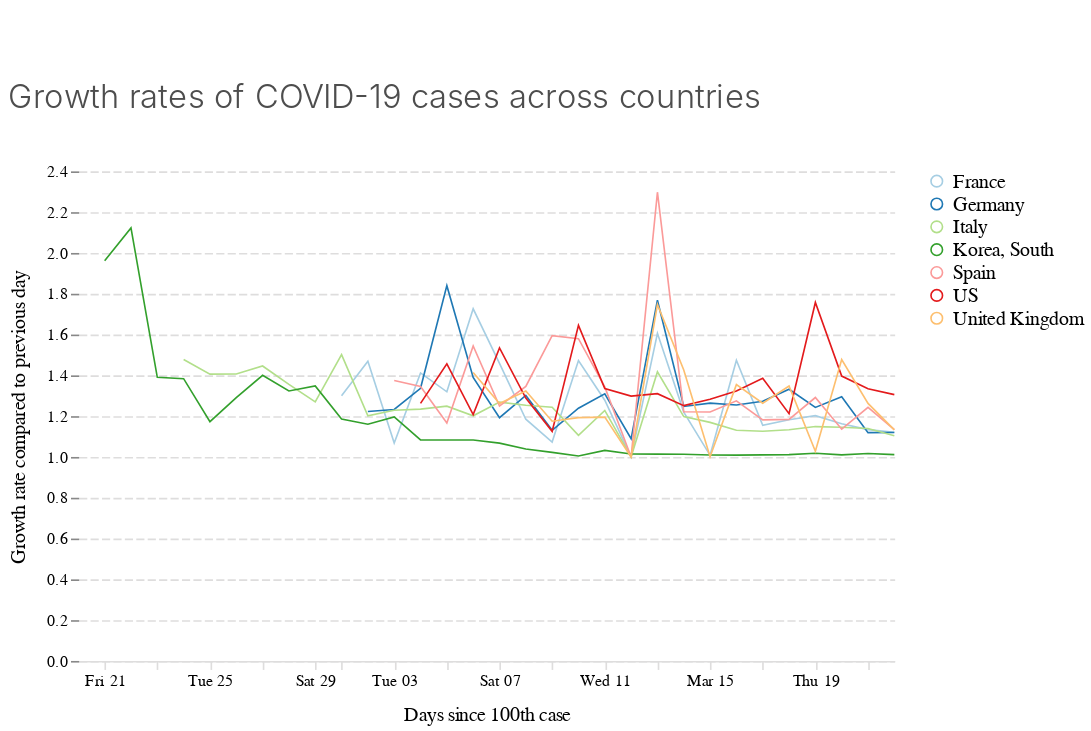

The code cell stored with this chart in its notebook:
### Code cell
chart_growth_rates

### Figure 1 — Vega-Lite specification as saved in the notebook (floating-point values rounded to 4 significant figures; data arrays with more than 128 entries replaced by an {"elided": "..."} marker saying what was removed)
{"$schema": "https://vega.github.io/schema/vega-lite/v3.4.0.json", "config": {"area": {"fill": "#1696d2"}, "axisX": {"domain": true, "domainColor": "#DEDDDD", "domainDashOffset": 10, "domainWidth": 1, "grid": false, "labelAngle": 0, "labelFont": "Avenir", "labelFontSize": 10, "tickColor": "#DEDDDD", "titleFont": "Avenir", "titleFontSize": 12, "titleFontWeight": 400, "titlePadding": 10}, "axisY": {"domain": false, "domainDashOffset": 10, "grid": true, "gridColor": "#DEDDDD", "gridDash": [5, 2], "gridWidth": 1, "labelAngle": 0, "labelFont": "Avenir", "labelFontSize": 10, "titleFont": "Avenir", "titleFontSize": 12, "titleFontWeight": 400, "titlePadding": 10}, "bar": {"fill": "#1696d2", "strokeWidth": 0}, "guide-title": {"color": "Monospace", "font": "Avenir", "fontSize": 15}, "header": {"titleFontSize": 12, "titleFontWeight": 400}, "legend": {"labelFont": "Avenir", "labelFontSize": 12, "symbolSize": 50, "symbolType": "circle", "title": "", "titleFont": "Avenir", "titleFontSize": 12}, "line": {"color": "#1696d2", "stroke": "#1696d2", "strokeWidth": 1}, "path": {"stroke": "#1696d2"}, "point": {"filled": true}, "range": {"category": ["#a6cee3", "#1f78b4", "#b2df8a", "#33a02c", "#fb9a99", "#e31a1c", "#fdbf6f", "#ff7f00"], "diverging": ["#cfe8f3", "#a2d4ec", "#73bfe2", "#46abdb", "#1696d2", "#12719e"]}, "text": {"align": "right", "color": "#1696d2", "font": "Avenir", "fontSize": 12, "fontWeight": 400, "size": 11}, "title": {"anchor": "start", "color": "#4d4d4d", "font": "Avenir", "fontSize": 20, "fontWeight": 300, "lineHeight": 100, "offset": 30}, "trail": {"color": "#1696d2", "stroke": "#1696d2"}, "view": {"strokeWidth": 0}}, "data": {"name": "data-0d8f3caea889a12c9f4ad34b04ef93db"}, "datasets": {"data-0d8f3caea889a12c9f4ad34b04ef93db": {"elided": "165 records"}}, "encoding": {"color": {"field": "country", "type": "nominal"}, "x": {"field": "date", "title": "Days since 100th case", "type": "temporal"}, "y": {"field": "perc_growth", "title": "Growth rate compared to previous day", "type": "quantitative"}}, "height": 300, "mark": "line", "padding": {"bottom": 5, "left": 5, "right": 5, "top": 50}, "title": "Growth rates of COVID-19 cases across countries", "width": 500}
